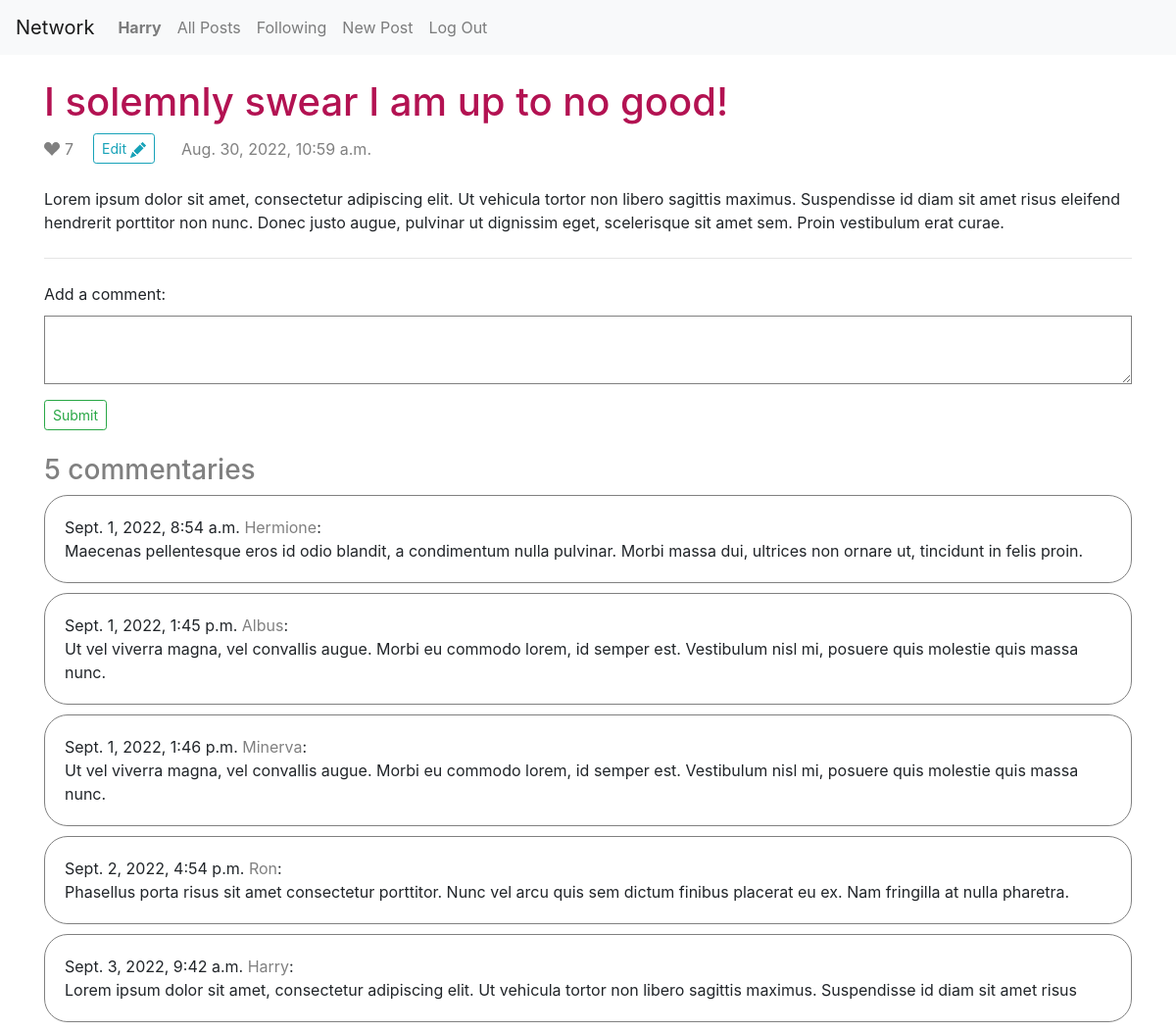
The page /posts/1 (signed in) on the database its author committed.
### network/models.py (models this page shows, shortened)
class User(AbstractUser):
    about = models.TextField(max_length=160, blank=True)
    photo = models.URLField(max_length=2048, blank=True)

class Post(models.Model):
    author = models.ForeignKey(User, on_delete=models.CASCADE, related_name="posts")
    content = models.TextField(max_length=280)
    likes = models.ManyToManyField(User, blank=True)
    timestamp = models.DateTimeField(auto_now_add=True)
    title = models.CharField(max_length=80)

class Comment(models.Model):
    post = models.ForeignKey(Post, on_delete=models.CASCADE, related_name="comments")
    text = models.TextField(max_length=140)
    timestamp = models.DateTimeField(auto_now_add=True)
    user = models.ForeignKey(User, on_delete=models.CASCADE, related_name="comments")

### network/views.py (the view)
# urls.py: path("posts/<str:id>", views.post, name="post"),
def post(request, id):
    post = Post.objects.filter(id=id).first()
    return render(request, "network/post.html", {"comment": CommentForm(), "post": post}) if post else redirect("/")

### network/views.py
class CommentForm(ModelForm):
    class Meta:
        model = Comment
        fields = ["text"]
        widgets = {
          "text": forms.Textarea(attrs={'rows': 2, 'cols': 40}),
        }

### network/templates/network/post.html (shortened to what this page needs)
{% extends "network/layout.html" %}
{% load static %}
{% block body %}
    <div class="container">
        <div class="header">
            <h1 class="post-title">{{ post.title }}</h1>
            <div class="buttons">
                <div class="likes">
                    {% if user.is_authenticated %}
                        <a class="like" data-id="{{ post.id }}" {% if user in post.likes.all %}data-status="true"{% else %}data-status="false"{% endif %} href=#></a>
                    {% endif %}
                    <div class="count">{{ post.likes.all|length }}</div>
                </div>
                <div class="edit-button">
                    {% if not user.is_authenticated or user.is_authenticated and user != post.author %}
                        Author: <a class="author-name" href="{% url 'user' post.author.id %}">{{ post.author }}</a>
                    {% elif user == post.author %}
                         <a class="btn btn-outline-info btn-sm edit" data-id="{{ post.id }}"href=#>
                            Edit
                        </a>
                    {% endif %}
                </div>
                <div class="header-date">{{ post.timestamp }}</div>
            </div>
        </div>
        <div class="content">
            <p class="text">{{ post.content }}</p>
        </div>
        <hr class="line">
        <div class="commentaries">
            {% if user.is_authenticated %}
                <form class="comment-form" action="{% url 'comment' post.id %}" method="POST">
                    <div>Add a comment:</div>
                    <div>{{ comment.text }}</div>
                    <div><input class="btn btn-outline-success btn-sm"type="submit"></input></div>
                </form>
            {% endif %}
            <h3 class="subtitle">{{ post.comments.all|length }} commentaries</h3>
            {% if post.comments.all|length %}
                {% for post_comment in post.comments.all %}
                    <div class="commentary">
                        <div class="commentary-header">{{ post_comment.timestamp }}&nbsp;<a href="{% url 'user' post_comment.user.id %}">{{ post_comment.user.username }}</a>:</div>
                        {{ post_comment.text }}
                    </div>
                {% endfor %}
            {% endif %}
        </div>
    </div>
{% endblock %}

### network/templates/network/layout.html (shortened to what this page needs)
{% load static %}
<!DOCTYPE html>
<html lang="en">
    <head>
        <link rel="stylesheet" href="https://stackpath.bootstrapcdn.com/bootstrap/4.4.1/css/bootstrap.min.css">
        <link href="{% static 'network/styles.css' %}" rel="stylesheet">
    </head>
    <body>
        <nav class="navbar navbar-expand-lg navbar-light bg-light">
            <a class="navbar-brand" href="{% url 'index' %}">Network</a>
            <div>
              <ul class="navbar-nav mr-auto">
                {% if user.is_authenticated %}
                    <li class="nav-item">
                        <a class="nav-link" href="{% url 'user' user.id %}"><strong>{{ user.username }}</strong></a>
                    </li>
                {% endif %}
                <li class="nav-item">
                  <a class="nav-link" href="{% url 'index' %}">All Posts</a>
                </li>
                {% if user.is_authenticated %}
                    <li class="nav-item">
                        <a class="nav-link" href="{% url 'following' %}">Following</a>
                    </li>
                    <li class="nav-item">
                        <a class="nav-link" href="{% url 'add' %}">New Post</a>
                    </li>
                    <li class="nav-item">
                        <a class="nav-link" href="{% url 'logout' %}">Log Out</a>
                    </li>
                {% endif %}
              </ul>
            </div>
        </nav>
        <div class="body">
            {% block body %}
            {% endblock %}
        </div>
    </body>
</html>

### network/static/network/styles.css (style rules this page uses)
a, a:visited, h3 { color: gray; }
a:hover, .page-link:hover, .like, .like-inactive { color: rgb(255,0,102); }
h1 { color: rgb(179,18,82); }
input, textarea { border: .5px solid gray; }
textarea { padding: 10px; }
.author, .buttons, .comments, .date, .like, .likes, .header { align-items: center; color: gray; display: flex; }
.buttons, .follow-block { gap: 20px; }
.commentaries, .follow-block, .header, .post, .commentary { display: flex; flex-wrap: wrap; }
.comment-form, .follow-block { margin-bottom: 1.5rem; }
.comment-form textarea { margin-bottom: 10px; margin-top: 10px; }
.calendar, .comment, .like, .like-inactive, .person { margin-right: 5px; }
.container { height: 100vh; }
.edit, .save { color: #17a2b8!important; }
.edit-button { min-width: 70px; }
.header, .post-bottom { justify-content: space-between; }
.line, .header { margin-bottom: 1.5rem; margin-top: 1.5rem; }
.post, .commentary { align-content: space-between; border: .5px solid gray; border-radius: 1.5rem; margin-bottom: 10px; padding: 20px; width: 100%; }
.post-content, .post-title, .subtitle, .inputs input, textarea, .commentary-header, .comment-form { width: 100%; }

### rows shown on the page
User: username "Harry"
Post: title "I solemnly swear I am up to no good!", likes.all|length "7", timestamp "Aug. 30, 2022, 10:59 a.m.", content "Lorem ipsum dolor sit amet, consectetur adipiscing elit. Ut vehicula tortor non libero sagittis maximus. Suspendisse id diam sit amet risus eleifend hendrerit porttitor non nunc. Donec justo augue, pulvinar ut dignissim eget, scelerisque sit amet sem. Proin vestibulum erat curae.", comments.all|length "5"
Comment: timestamp "Sept. 1, 2022, 8:54 a.m.", user.username "Hermione", text "Maecenas pellentesque eros id odio blandit, a condimentum nulla pulvinar. Morbi massa dui, ultrices non ornare ut, tincidunt in felis proin."
Comment: timestamp "Sept. 1, 2022, 1:45 p.m.", user.username "Albus", text "Ut vel viverra magna, vel convallis augue. Morbi eu commodo lorem, id semper est. Vestibulum nisl mi, posuere quis molestie quis massa nunc."
Comment: timestamp "Sept. 1, 2022, 1:46 p.m.", user.username "Minerva", text "Ut vel viverra magna, vel convallis augue. Morbi eu commodo lorem, id semper est. Vestibulum nisl mi, posuere quis molestie quis massa nunc."
Comment: timestamp "Sept. 2, 2022, 4:54 p.m.", user.username "Ron", text "Phasellus porta risus sit amet consectetur porttitor. Nunc vel arcu quis sem dictum finibus placerat eu ex. Nam fringilla at nulla pharetra."
Comment: timestamp "Sept. 3, 2022, 9:42 a.m.", user.username "Harry", text "Lorem ipsum dolor sit amet, consectetur adipiscing elit. Ut vehicula tortor non libero sagittis maximus. Suspendisse id diam sit amet risus"
